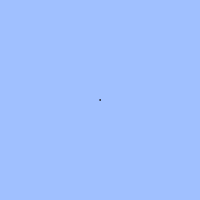
Frame 1 (no input)
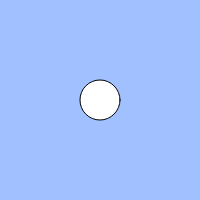
Frame 60 (no input)
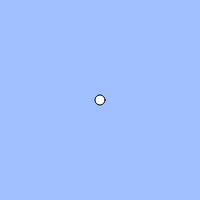
Frame 120 (the mouse pressed at the canvas centre since frame 60)

The p5.js sketch that drew these frames (run headless with seeded random() and noise() and a simulated clock; from frame 60 on, the mouse is pressed at the canvas centre):

// p5.js sketch
// ── sketch.js
// 練習問題「心臓の鼓動のように大きくなったり小さくなったりする円」
let count;
let cycle;

function setup(){
  createCanvas(200, 200);
  count = 0;
  cycle = 100;
}

function draw(){
  background(160, 192, 255);
  count = (count + 1) % cycle;
if(keyIsDown(" ".charCodeAt(0))){
count = (count + 2) % cycle;
}

  // BLANK[1]
  if(count > 40 && count < 60){
  ellipse(width / 2, height / 2, count);
}
   else if(count < 40){
     ellipse(width / 2, height / 2, count / 2);
   }
   else {
     ellipse(width / 2, height / 2, 100 - count);
  }
}
